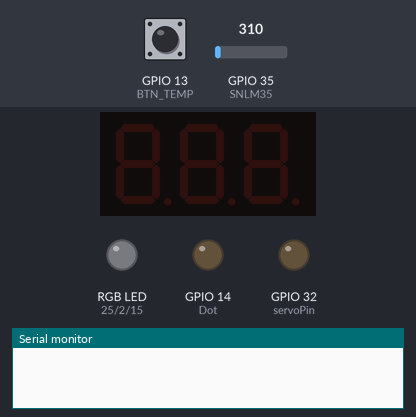
Bench run of a program on a simulated ESP32. Parts: 3-digit seven-segment display, an RGB LED mixed from three pins (HIGH = lit), output pins drawn as LEDs (lit = HIGH), the last lines printed to the serial monitor. Wiring (inferred from the names in the program): 3-digit 7-segment display, segments lit when HIGH: segments GPIO 18, GPIO 19, GPIO 21, GPIO 22, GPIO 23, GPIO 12, GPIO 26; digit selects GPIO 27, GPIO 4, GPIO 5. Dashed ring = blinking. The test bench sets the inputs (shaded band); at power-on: GPIO 13 (BTN_TEMP) HIGH, GPIO 35 (SNLM35) = 310 (analog values on the 0–4095 scale). Dim RGB values are drawn brighter than linear; the segment pins are drawn as the display they are named for; pins used as bus, display or sensor lines are not drawn.

Above: at 1.2 s.
1.3 s: GPIO 13 (BTN_TEMP) pulled LOW for 0.15 s
At 1.97 s:
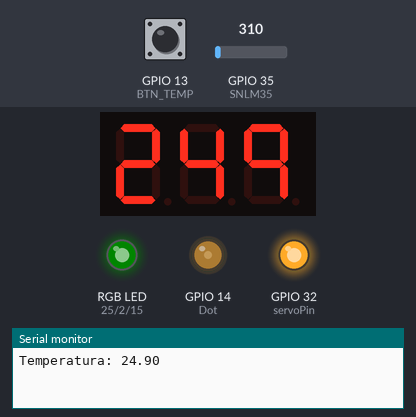
4.3 s: GPIO 13 (BTN_TEMP) pulled LOW for 1 s
At 5.13 s:
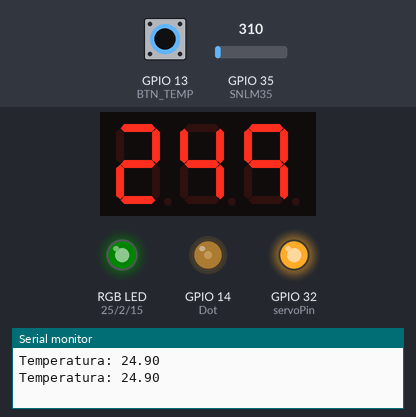
8.3 s: GPIO 13 (BTN_TEMP) pulsed LOW 5 times (0.12 s each, 0.3 s apart)
At 8.59 s:
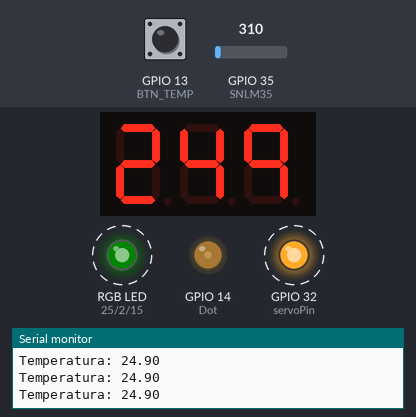
12.8 s: GPIO 13 (BTN_TEMP) pulsed LOW 5 times (0.12 s each, 0.3 s apart)
At 15.41 s:
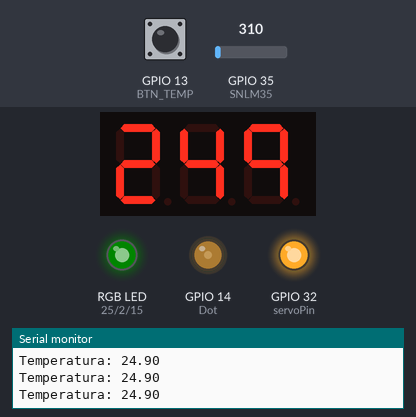
Timing chart, 0 to 25.1 s (numbered marks = the images above; inputs shaded):
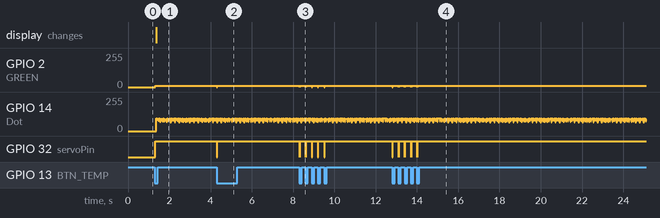

Measured:
- after the input at 1.3 s, GPIO 2 (GREEN): 0/255 → 8/255 at once; GPIO 32 (servoPin): LOW → HIGH at once; the display: changes after 0.08 s (image 1)
- after the input at 4.3 s, GPIO 2 (GREEN): 8/255 → 0/255 at once, → 8/255 0.02 s later; GPIO 32 (servoPin): HIGH → LOW at once, → HIGH 0.02 s later
- after the input at 8.3 s, GPIO 2 (GREEN): alternates 8/255 for 0.28 s and 0/255 for 0.02 s, 10 changes in all, then stays 8/255, starting at once; GPIO 32 (servoPin): alternates HIGH for 0.28 s and LOW for 0.02 s, 10 changes in all, then stays HIGH, starting at once
- after the input at 12.8 s, GPIO 2 (GREEN): alternates 8/255 for 0.28 s and 0/255 for 0.02 s, 10 changes in all, then stays 8/255, starting at once; GPIO 32 (servoPin): alternates HIGH for 0.28 s and LOW for 0.02 s, 10 changes in all, then stays HIGH, starting at once

The program:

main.cpp
```cpp
//KAREN LEONOR CÓRDOVA LÓPEZ

#include <Arduino.h>
#include "driver/ledc.h"
#include "esp_adc_cal.h"

#define SNLM35 35
#define BTN_TEMP 13
#define RED 25
#define GREEN 2
#define BLUE 15
#define servoPin 32

int segmentPins[7] = {18, 19, 21, 22, 23, 12, 26};
int commonPins[3] = {27, 4, 5};
int Dot = 14;

float TempC_LM35 = 0.0;
int temp = 0;
int placeValuesofTemp[4];

int tempRefresh = 1000; // refrescar la temperatura cada 1 segundo
int sevSegRefresh = 5;

unsigned long time_now = 0;
bool buttonPressed = false;
bool temperatureTaken = false;
unsigned long lastButtonPressTime = 0;
unsigned long debounceDelay = 50;
bool displaysOn = false;
int lastButtonState = HIGH;

uint32_t readADC_Cal(int ADC_Raw) {
  esp_adc_cal_characteristics_t adc_chars;
  esp_adc_cal_characterize(ADC_UNIT_1, ADC_ATTEN_DB_11, ADC_WIDTH_BIT_12, 1100, &adc_chars);
  return (esp_adc_cal_raw_to_voltage(ADC_Raw, &adc_chars));
}

void setup() {
  analogReadResolution(12);

  for (int i = 0; i < 7; i++) {
    pinMode(segmentPins[i], OUTPUT);
  }

  for (int i = 0; i < 3; i++) {
    pinMode(commonPins[i], OUTPUT);
  }

  pinMode(Dot, OUTPUT);
  pinMode(BTN_TEMP, INPUT_PULLUP);
  pinMode(RED, OUTPUT);
  pinMode(GREEN, OUTPUT);
  pinMode(BLUE, OUTPUT);

  // Configuración de los temporizadores del LEDC
  ledcSetup(LEDC_CHANNEL_0, 5000, 13);
  ledcSetup(LEDC_CHANNEL_1, 5000, 13);
  ledcSetup(LEDC_CHANNEL_2, 5000, 13);
  ledcAttachPin(RED, LEDC_CHANNEL_0);
  ledcAttachPin(GREEN, LEDC_CHANNEL_1);
  ledcAttachPin(BLUE, LEDC_CHANNEL_2);

  // Configuración del módulo LEDC para el servo
  ledcSetup(3, 50, 10); // Canal 3 para el servo, frecuencia 50 Hz, resolución de 10 bits
  ledcAttachPin(servoPin, 3); // Asignar el pin del servo al canal 3

  Serial.begin(115200);
}

void loop() {
  int reading = digitalRead(BTN_TEMP);
  unsigned long currentTime = millis();

  if (!displaysOn && reading == LOW) {
    displaysOn = true;
  }

  if (displaysOn) {
    if (reading != lastButtonState) {
      lastButtonState = reading;

      if (reading == LOW && (currentTime - lastButtonPressTime) > debounceDelay) {
        lastButtonPressTime = currentTime;

        // Actualizar la temperatura al presionar el botón nuevamente
        temperatureTaken = false;
      }
    }
  }

  if (temperatureTaken) {
    // Mostrar la temperatura si ha sido tomada y el botón se ha presionado
    int number[10][7] = {
      {1, 1, 1, 1, 1, 1, 0}, // 0
      {0, 0, 0, 0, 1, 1, 0}, // 1
      {1, 1, 0, 1, 1, 0, 1}, // 2
      {1, 1, 1, 1, 0, 0, 1}, // 3
      {0, 1, 1, 0, 0, 1, 1}, // 4
      {1, 0, 1, 1, 0, 1, 1}, // 5
      {1, 0, 1, 1, 1, 1, 1}, // 6
      {1, 1, 1, 0, 0, 0, 0}, // 7
      {1, 1, 1, 1, 1, 1, 1}, // 8
      {1, 1, 1, 0, 0, 1, 1}  // 9
    };

    int commonPinStates[3][3] = {
      {1, 0, 0}, // habilitar el dígito 1
      {0, 1, 0}, // habilitar el dígito 2
      {0, 0, 1}  // habilitar el dígito 3
    };

    for (int n = 0; n < 3; n++) {
      for (int i = 0; i < 3; i++) {
        digitalWrite(commonPins[i], commonPinStates[n][i]);
        (n == 1) ? digitalWrite(Dot, 1) : digitalWrite(Dot, 0);
      }

      for (int j = 0; j < 7; j++) {
        digitalWrite(segmentPins[j], number[placeValuesofTemp[n]][j]);
      }

      delay(sevSegRefresh);

      for (int i = 0; i < 7; i++) {
        digitalWrite(segmentPins[i], LOW); // Apagar todos los segmentos antes de cambiar de visualización
      }
    }

    // Control de color del LED RGB según la temperatura
    if (TempC_LM35 < 37.0) {
      ledcWrite(LEDC_CHANNEL_0, 0);     // Apagar LED rojo
      ledcWrite(LEDC_CHANNEL_1, 255);   // Encender LED verde
      ledcWrite(LEDC_CHANNEL_2, 0);     // Apagar LED azul
    } else if (TempC_LM35 >= 37.0 && TempC_LM35 <= 37.5) {
      ledcWrite(LEDC_CHANNEL_0, 255);   // Encender LED rojo
      ledcWrite(LEDC_CHANNEL_1, 255);   // Encender LED verde
      ledcWrite(LEDC_CHANNEL_2, 0);     // Apagar LED azul
    } else {
      ledcWrite(LEDC_CHANNEL_0, 255);   // Encender LED rojo
      ledcWrite(LEDC_CHANNEL_1, 0);     // Apagar LED verde
      ledcWrite(LEDC_CHANNEL_2, 0);     // Apagar LED azul
    }

    // Control del servo motor
    int servoPosition = map(TempC_LM35, 25, 40, 0, 180); // Ajuste para el rango de 25 a 40 grados
    ledcWrite(3, servoPosition);

  } else {
    // Apagar todos los segmentos si la temperatura no se ha tomado
    // o si los displays no están encendidos
    for (int i = 0; i < 7; i++) {
      digitalWrite(segmentPins[i], LOW);
    }
    digitalWrite(Dot, LOW);

    // Apagar el LED RGB si la temperatura no se ha tomado
    ledcWrite(LEDC_CHANNEL_0, 0);
    ledcWrite(LEDC_CHANNEL_1, 0);
    ledcWrite(LEDC_CHANNEL_2, 0);

    // Detener el servo si la temperatura no se ha tomado
    ledcWrite(3, 0);
  }

  // Leer y mostrar la temperatura si el botón se ha presionado
  if (displaysOn && !temperatureTaken && reading == LOW) {
    int SNLM35_Raw = analogRead(SNLM35);
    float Voltage = readADC_Cal(SNLM35_Raw);
    TempC_LM35 = Voltage / 10;

    temp = TempC_LM35 * 100;

    placeValuesofTemp[3] = ((temp) / 1) % 10;
    placeValuesofTemp[2] = ((temp) / 10) % 10;
    placeValuesofTemp[1] = ((temp) / 100) % 10;
    placeValuesofTemp[0] = ((temp) / 1000) % 10;

    Serial.print("Temperatura: ");
    Serial.println(TempC_LM35);
    temperatureTaken = true;
  }
}
```
